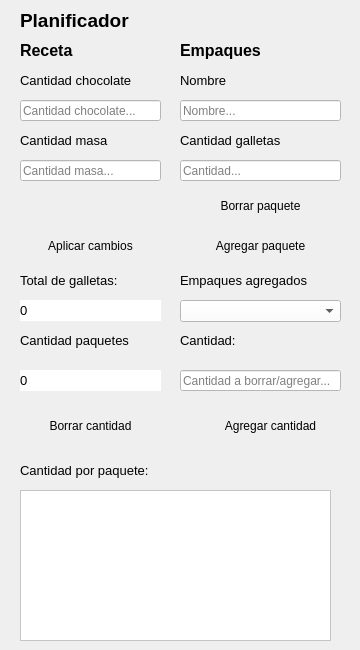
     <widget class="QWidget" name="planner_page">
      <widget class="QLabel" name="label_4">
       <property name="geometry">
        <rect>
         <x>20</x>
         <y>10</y>
         <width>141</width>
         <height>21</height>
        </rect>
       </property>
       <property name="font">
        <font>
         <pointsize>14</pointsize>
         <weight>75</weight>
         <bold>true</bold>
        </font>
       </property>
       <property name="text">
        <string>Planificador</string>
       </property>
      </widget>
      <widget class="QLabel" name="label_9">
       <property name="geometry">
        <rect>
         <x>20</x>
         <y>40</y>
         <width>121</width>
         <height>21</height>
        </rect>
       </property>
       <property name="font">
        <font>
         <pointsize>12</pointsize>
         <weight>75</weight>
         <bold>true</bold>
        </font>
       </property>
       <property name="text">
        <string>Receta</string>
       </property>
      </widget>
      <widget class="QLabel" name="label_10">
       <property name="geometry">
        <rect>
         <x>20</x>
         <y>70</y>
         <width>161</width>
         <height>21</height>
        </rect>
       </property>
       <property name="font">
        <font>
         <pointsize>10</pointsize>
         <weight>50</weight>
         <bold>false</bold>
        </font>
       </property>
       <property name="text">
        <string>Cantidad chocolate</string>
       </property>
      </widget>
      <widget class="QLineEdit" name="lePlannerChoc">
       <property name="geometry">
        <rect>
         <x>20</x>
         <y>100</y>
         <width>141</width>
         <height>21</height>
        </rect>
       </property>
       <property name="styleSheet">
        <string notr="true">background-color: rgb(255, 255, 255);
color: rgb(0, 0, 0);</string>
       </property>
       <property name="inputMask">
        <string/>
       </property>
       <property name="maxLength">
        <number>10</number>
       </property>
       <property name="placeholderText">
        <string>Cantidad chocolate...</string>
       </property>
      </widget>
      <widget class="QLabel" name="label_11">
       <property name="geometry">
        <rect>
         <x>20</x>
         <y>130</y>
         <width>161</width>
         <height>21</height>
        </rect>
       </property>
       <property name="font">
        <font>
         <pointsize>10</pointsize>
         <weight>50</weight>
         <bold>false</bold>
        </font>
       </property>
       <property name="text">
        <string>Cantidad masa</string>
       </property>
      </widget>
      <widget class="QLineEdit" name="lePlannerDough">
       <property name="geometry">
        <rect>
         <x>20</x>
         <y>160</y>
         <width>141</width>
         <height>21</height>
        </rect>
       </property>
       <property name="styleSheet">
        <string notr="true">background-color: rgb(255, 255, 255);
color: rgb(0, 0, 0);</string>
       </property>
       <property name="inputMask">
        <string/>
       </property>
       <property name="maxLength">
        <number>10</number>
       </property>
       <property name="placeholderText">
        <string>Cantidad masa...</string>
       </property>
      </widget>
      <widget class="QLabel" name="label_12">
       <property name="geometry">
        <rect>
         <x>180</x>
         <y>40</y>
         <width>101</width>
         <height>21</height>
        </rect>
       </property>
       <property name="font">
        <font>
         <pointsize>12</pointsize>
         <weight>75</weight>
         <bold>true</bold>
        </font>
       </property>
       <property name="text">
        <string>Empaques</string>
       </property>
      </widget>
      <widget class="QLabel" name="label_14">
       <property name="geometry">
        <rect>
         <x>180</x>
         <y>70</y>
         <width>161</width>
         <height>21</height>
        </rect>
       </property>
       <property name="font">
        <font>
         <pointsize>10</pointsize>
         <weight>50</weight>
         <bold>false</bold>
        </font>
       </property>
       <property name="text">
        <string>Nombre</string>
       </property>
      </widget>
      <widget class="QLineEdit" name="lePlannerName">
       <property name="geometry">
        <rect>
         <x>180</x>
         <y>100</y>
         <width>161</width>
         <height>21</height>
        </rect>
       </property>
       <property name="styleSheet">
        <string notr="true">background-color: rgb(255, 255, 255);
color: rgb(0, 0, 0);</string>
       </property>
       <property name="inputMask">
        <string/>
       </property>
       <property name="maxLength">
        <number>10</number>
       </property>
       <property name="placeholderText">
        <string>Nombre...</string>
       </property>
      </widget>
      <widget class="QPushButton" name="btnPlannerApply">
       <property name="geometry">
        <rect>
         <x>20</x>
         <y>230</y>
         <width>141</width>
         <height>31</height>
        </rect>
       </property>
       <property name="cursor">
        <cursorShape>PointingHandCursor</cursorShape>
       </property>
       <property name="autoFillBackground">
        <bool>false</bool>
       </property>
       <property name="styleSheet">
        <string notr="true">background-color: rgb(40, 49, 73);
selection-color: rgb(40, 49, 73);</string>
       </property>
       <property name="text">
        <string>Aplicar cambios</string>
       </property>
       <property name="autoDefault">
        <bool>false</bool>
       </property>
       <property name="default">
        <bool>true</bool>
       </property>
       <property name="flat">
        <bool>true</bool>
       </property>
      </widget>
      <widget class="QPushButton" name="btnPlannerAdd">
       <property name="geometry">
        <rect>
         <x>180</x>
         <y>230</y>
         <width>161</width>
         <height>31</height>
        </rect>
       </property>
       <property name="cursor">
        <cursorShape>PointingHandCursor</cursorShape>
       </property>
       <property name="autoFillBackground">
        <bool>false</bool>
       </property>
       <property name="styleSheet">
        <string notr="true">background-color: rgb(40, 49, 73);</string>
       </property>
       <property name="text">
        <string>Agregar paquete</string>
       </property>
       <property name="autoDefault">
        <bool>false</bool>
       </property>
       <property name="default">
        <bool>true</bool>
       </property>
       <property name="flat">
        <bool>true</bool>
       </property>
      </widget>
      <widget class="QLabel" name="label_15">
       <property name="geometry">
        <rect>
         <x>180</x>
         <y>270</y>
         <width>161</width>
         <height>21</height>
        </rect>
       </property>
       <property name="font">
        <font>
         <pointsize>10</pointsize>
         <weight>50</weight>
         <bold>false</bold>
        </font>
       </property>
       <property name="text">
        <string>Empaques agregados</string>
       </property>
      </widget>
      <widget class="QComboBox" name="cbPlannerPacks">
       <property name="geometry">
        <rect>
         <x>180</x>
         <y>300</y>
         <width>161</width>
         <height>22</height>
        </rect>
       </property>
       <property name="autoFillBackground">
        <bool>false</bool>
       </property>
       <property name="styleSheet">
        <string notr="true">background-color: rgb(255, 255, 255);
color: rgb(0, 0, 0);</string>
       </property>
      </widget>
      <widget class="QLabel" name="label_16">
       <property name="geometry">
        <rect>
         <x>180</x>
         <y>330</y>
         <width>161</width>
         <height>21</height>
        </rect>
       </property>
       <property name="font">
        <font>
         <pointsize>10</pointsize>
         <weight>50</weight>
         <bold>false</bold>
        </font>
       </property>
       <property name="text">
        <string>Cantidad:</string>
       </property>
      </widget>
      <widget class="QLineEdit" name="lePlannerDel">
       <property name="geometry">
        <rect>
         <x>180</x>
         <y>370</y>
         <width>161</width>
         <height>21</height>
        </rect>
       </property>
       <property name="styleSheet">
        <string notr="true">background-color: rgb(255, 255, 255);
color: rgb(0, 0, 0);</string>
       </property>
       <property name="inputMask">
        <string/>
       </property>
       <property name="maxLength">
        <number>10</number>
       </property>
       <property name="placeholderText">
        <string>Cantidad a borrar/agregar...</string>
       </property>
      </widget>
      <widget class="QPushButton" name="btnDelPack">
       <property name="geometry">
        <rect>
         <x>10</x>
         <y>410</y>
         <width>161</width>
         <height>31</height>
        </rect>
       </property>
       <property name="cursor">
        <cursorShape>PointingHandCursor</cursorShape>
       </property>
       <property name="autoFillBackground">
        <bool>false</bool>
       </property>
       <property name="styleSheet">
        <string notr="true">background-color: rgb(40, 49, 73);</string>
       </property>
       <property name="text">
        <string>Borrar cantidad</string>
       </property>
       <property name="autoDefault">
        <bool>false</bool>
       </property>
       <property name="default">
        <bool>true</bool>
       </property>
       <property name="flat">
        <bool>true</bool>
       </property>
      </widget>
      <widget class="QLabel" name="label_17">
       <property name="geometry">
        <rect>
         <x>20</x>
         <y>270</y>
         <width>141</width>
         <height>21</height>
        </rect>
       </property>
       <property name="font">
        <font>
         <pointsize>10</pointsize>
         <weight>50</weight>
         <bold>false</bold>
        </font>
       </property>
       <property name="text">
        <string>Total de galletas:</string>
       </property>
      </widget>
      <widget class="QLabel" name="lbPlannerCookies">
       <property name="geometry">
        <rect>
         <x>20</x>
         <y>300</y>
         <width>141</width>
         <height>21</height>
        </rect>
       </property>
       <property name="font">
        <font>
         <pointsize>10</pointsize>
         <weight>50</weight>
         <bold>false</bold>
        </font>
       </property>
       <property name="autoFillBackground">
        <bool>false</bool>
       </property>
       <property name="styleSheet">
        <string notr="true">color: rgb(0, 0, 0);
background-color: rgb(255, 255, 255);</string>
       </property>
       <property name="text">
        <string>0</string>
       </property>
      </widget>
      <widget class="QLabel" name="label_19">
       <property name="geometry">
        <rect>
         <x>20</x>
         <y>330</y>
         <width>141</width>
         <height>21</height>
        </rect>
       </property>
       <property name="font">
        <font>
         <pointsize>10</pointsize>
         <weight>50</weight>
         <bold>false</bold>
        </font>
       </property>
       <property name="text">
        <string>Cantidad paquetes</string>
       </property>
      </widget>
      <widget class="QPushButton" name="btnPlannerDel">
       <property name="geometry">
        <rect>
         <x>180</x>
         <y>190</y>
         <width>161</width>
         <height>31</height>
        </rect>
       </property>
       <property name="cursor">
        <cursorShape>PointingHandCursor</cursorShape>
       </property>
       <property name="autoFillBackground">
        <bool>false</bool>
       </property>
       <property name="styleSheet">
        <string notr="true">background-color: rgb(40, 49, 73);</string>
       </property>
       <property name="text">
        <string>Borrar paquete</string>
       </property>
       <property name="autoDefault">
        <bool>false</bool>
       </property>
       <property name="default">
        <bool>true</bool>
       </property>
       <property name="flat">
        <bool>true</bool>
       </property>
      </widget>
      <widget class="QPushButton" name="btnAddPack">
       <property name="geometry">
        <rect>
         <x>190</x>
         <y>410</y>
         <width>161</width>
         <height>31</height>
        </rect>
       </property>
       <property name="cursor">
        <cursorShape>PointingHandCursor</cursorShape>
       </property>
       <property name="autoFillBackground">
        <bool>false</bool>
       </property>
       <property name="styleSheet">
        <string notr="true">background-color: rgb(40, 49, 73);</string>
       </property>
       <property name="text">
        <string>Agregar cantidad</string>
       </property>
       <property name="autoDefault">
        <bool>false</bool>
       </property>
       <property name="default">
        <bool>true</bool>
       </property>
       <property name="flat">
        <bool>true</bool>
       </property>
      </widget>
      <widget class="QLabel" name="lbPlannerPackAmount">
       <property name="geometry">
        <rect>
         <x>20</x>
         <y>370</y>
         <width>141</width>
         <height>21</height>
        </rect>
       </property>
       <property name="font">
        <font>
         <pointsize>10</pointsize>
         <weight>50</weight>
         <bold>false</bold>
        </font>
       </property>
       <property name="autoFillBackground">
        <bool>false</bool>
       </property>
       <property name="styleSheet">
        <string notr="true">color: rgb(0, 0, 0);
background-color: rgb(255, 255, 255);</string>
       </property>
       <property name="text">
        <string>0</string>
       </property>
      </widget>
      <widget class="QLineEdit" name="lePlannerAmount">
       <property name="geometry">
        <rect>
         <x>180</x>
         <y>160</y>
         <width>161</width>
         <height>21</height>
        </rect>
       </property>
       <property name="styleSheet">
        <string notr="true">background-color: rgb(255, 255, 255);
color: rgb(0, 0, 0);</string>
       </property>
       <property name="inputMask">
        <string/>
       </property>
       <property name="maxLength">
        <number>10</number>
       </property>
       <property name="placeholderText">
        <string>Cantidad...</string>
       </property>
      </widget>
      <widget class="QLabel" name="label_63">
       <property name="geometry">
        <rect>
         <x>180</x>
         <y>130</y>
         <width>161</width>
         <height>21</height>
        </rect>
       </property>
       <property name="font">
        <font>
         <pointsize>10</pointsize>
         <weight>50</weight>
         <bold>false</bold>
        </font>
       </property>
       <property name="text">
        <string>Cantidad galletas</string>
       </property>
      </widget>
      <widget class="QPlainTextEdit" name="lbCarQueue_2">
       <property name="geometry">
        <rect>
         <x>20</x>
         <y>490</y>
         <width>311</width>
         <height>151</height>
        </rect>
       </property>
       <property name="autoFillBackground">
        <bool>true</bool>
       </property>
       <property name="styleSheet">
        <string notr="true">background-color: rgb(255, 255, 255);
color: rgb(0, 0, 0);</string>
       </property>
       <property name="readOnly">
        <bool>true</bool>
       </property>
      </widget>
      <widget class="QLabel" name="label_18">
       <property name="geometry">
        <rect>
         <x>20</x>
         <y>460</y>
         <width>141</width>
         <height>21</height>
        </rect>
       </property>
       <property name="font">
        <font>
         <pointsize>10</pointsize>
         <weight>50</weight>
         <bold>false</bold>
        </font>
       </property>
       <property name="text">
        <string>Cantidad por paquete:</string>
       </property>
      </widget>
     </widget>
